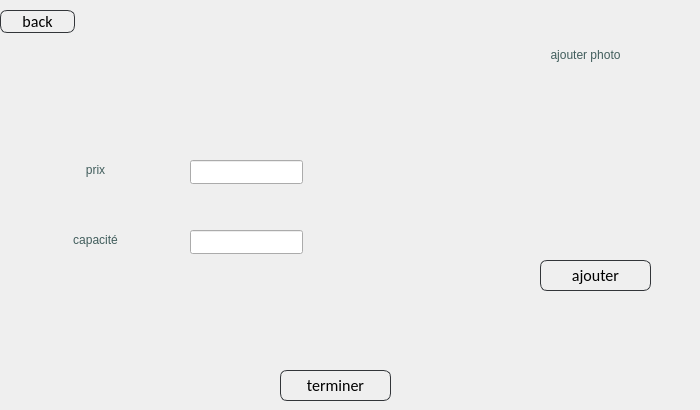
            <widget class="QWidget" name="page_9">
             <widget class="QLabel" name="label_5">
              <property name="geometry">
               <rect>
                <x>500</x>
                <y>80</y>
                <width>191</width>
                <height>161</height>
               </rect>
              </property>
              <property name="styleSheet">
               <string notr="true"/>
              </property>
              <property name="text">
               <string/>
              </property>
             </widget>
             <widget class="QPushButton" name="ajoutSalle_4">
              <property name="geometry">
               <rect>
                <x>280</x>
                <y>370</y>
                <width>111</width>
                <height>31</height>
               </rect>
              </property>
              <property name="styleSheet">
               <string notr="true">
QPushButton
{
	background: transparent;
	border-style:solid;
	border-radius:7px;
	border-width:1px;
border-color: rgb(50, 53, 57);
	color:rgb(0,0,0);
	font-size:16px;
font-family:Calibri;
}

QPushButton:hover
{
	background-color: #00000000;
	border-color: rgb(30, 227, 0);
	/*color:rgb(30, 227, 0);*/
}

QPushButton:focus
{
	background-color:  rgb(30, 227, 0);
	border-color: rgba(30, 227, 0,0);
	color:rgb(255, 255, 255);
}
</string>
              </property>
              <property name="text">
               <string>terminer</string>
              </property>
             </widget>
             <widget class="QLabel" name="label_52">
              <property name="geometry">
               <rect>
                <x>50</x>
                <y>150</y>
                <width>91</width>
                <height>41</height>
               </rect>
              </property>
              <property name="toolTip">
               <string>&lt;html&gt;&lt;head/&gt;&lt;body&gt;&lt;p align=&quot;center&quot;&gt;nom&lt;/p&gt;&lt;/body&gt;&lt;/html&gt;</string>
              </property>
              <property name="styleSheet">
               <string notr="true">color:rgb(65, 93, 92);

font: 13pt &quot;Allura&quot;;
background: transparent;
</string>
              </property>
              <property name="text">
               <string>&lt;html&gt;&lt;head/&gt;&lt;body&gt;&lt;p align=&quot;center&quot;&gt;prix&lt;/p&gt;&lt;/body&gt;&lt;/html&gt;</string>
              </property>
             </widget>
             <widget class="QLabel" name="label_53">
              <property name="geometry">
               <rect>
                <x>520</x>
                <y>40</y>
                <width>131</width>
                <height>31</height>
               </rect>
              </property>
              <property name="toolTip">
               <string>&lt;html&gt;&lt;head/&gt;&lt;body&gt;&lt;p align=&quot;center&quot;&gt;nom&lt;/p&gt;&lt;/body&gt;&lt;/html&gt;</string>
              </property>
              <property name="styleSheet">
               <string notr="true">color:rgb(65, 93, 92);

font: 13pt &quot;Allura&quot;;
background: transparent;
</string>
              </property>
              <property name="text">
               <string>&lt;html&gt;&lt;head/&gt;&lt;body&gt;&lt;p align=&quot;center&quot;&gt;ajouter photo&lt;/p&gt;&lt;/body&gt;&lt;/html&gt;</string>
              </property>
             </widget>
             <widget class="QLineEdit" name="lineEdit_24">
              <property name="geometry">
               <rect>
                <x>190</x>
                <y>230</y>
                <width>113</width>
                <height>24</height>
               </rect>
              </property>
             </widget>
             <widget class="QLabel" name="label_54">
              <property name="geometry">
               <rect>
                <x>50</x>
                <y>220</y>
                <width>91</width>
                <height>41</height>
               </rect>
              </property>
              <property name="toolTip">
               <string>&lt;html&gt;&lt;head/&gt;&lt;body&gt;&lt;p align=&quot;center&quot;&gt;nom&lt;/p&gt;&lt;/body&gt;&lt;/html&gt;</string>
              </property>
              <property name="styleSheet">
               <string notr="true">color:rgb(65, 93, 92);

font: 13pt &quot;Allura&quot;;
background: transparent;
</string>
              </property>
              <property name="text">
               <string>&lt;html&gt;&lt;head/&gt;&lt;body&gt;&lt;p align=&quot;center&quot;&gt;capacité&lt;/p&gt;&lt;/body&gt;&lt;/html&gt;</string>
              </property>
             </widget>
             <widget class="QLineEdit" name="lineEdit_25">
              <property name="geometry">
               <rect>
                <x>190</x>
                <y>160</y>
                <width>113</width>
                <height>24</height>
               </rect>
              </property>
             </widget>
             <widget class="QPushButton" name="ajoutImage_4">
              <property name="geometry">
               <rect>
                <x>540</x>
                <y>260</y>
                <width>111</width>
                <height>31</height>
               </rect>
              </property>
              <property name="styleSheet">
               <string notr="true">
QPushButton
{
	background: transparent;
	border-style:solid;
	border-radius:7px;
	border-width:1px;
border-color: rgb(50, 53, 57);
	color:rgb(0,0,0);
	font-size:16px;
font-family:Calibri;
}

QPushButton:hover
{
	background-color: #00000000;
	border-color: rgb(30, 227, 0);
	/*color:rgb(30, 227, 0);*/
}

QPushButton:focus
{
	background-color:  rgb(30, 227, 0);
	border-color: rgba(30, 227, 0,0);
	color:rgb(255, 255, 255);
}
</string>
              </property>
              <property name="text">
               <string>ajouter</string>
              </property>
             </widget>
             <widget class="QPushButton" name="pushButton_4">
              <property name="geometry">
               <rect>
                <x>0</x>
                <y>10</y>
                <width>75</width>
                <height>23</height>
               </rect>
              </property>
              <property name="styleSheet">
               <string notr="true">
QPushButton
{
	background: transparent;
	border-style:solid;
	border-radius:7px;
	border-width:1px;
border-color: rgb(50, 53, 57);
	color:rgb(0,0,0);
	font-size:16px;
font-family:Calibri;
}

QPushButton:hover
{
	background-color: #00000000;
	border-color: rgb(30, 227, 0);
	/*color:rgb(30, 227, 0);*/
}

QPushButton:focus
{
	background-color:  rgb(30, 227, 0);
	border-color: rgba(30, 227, 0,0);
	color:rgb(255, 255, 255);
}
</string>
              </property>
              <property name="text">
               <string>back</string>
              </property>
             </widget>
            </widget>
